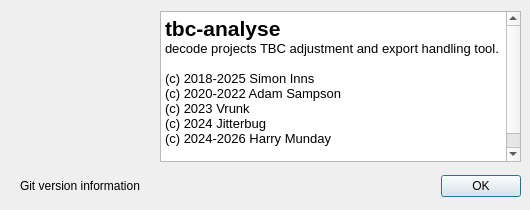
<?xml version="1.0" encoding="UTF-8"?>
<ui version="4.0">
 <class>AboutDialog</class>
 <widget class="QDialog" name="AboutDialog">
  <property name="geometry">
   <rect>
    <x>0</x>
    <y>0</y>
    <width>530</width>
    <height>210</height>
   </rect>
  </property>
  <property name="minimumSize">
   <size>
    <width>530</width>
    <height>210</height>
   </size>
  </property>
  <property name="maximumSize">
   <size>
    <width>530</width>
    <height>210</height>
   </size>
  </property>
  <property name="windowTitle">
   <string>About ld-analyse</string>
  </property>
  <property name="windowIcon">
   <iconset resource="ld-analyse-resources.qrc">
    <normaloff>:/icons/Graphics/16-analyse.png</normaloff>:/icons/Graphics/16-analyse.png</iconset>
  </property>
  <widget class="QDialogButtonBox" name="buttonBox">
   <property name="geometry">
    <rect>
     <x>410</x>
     <y>170</y>
     <width>111</width>
     <height>32</height>
    </rect>
   </property>
   <property name="orientation">
    <enum>Qt::Horizontal</enum>
   </property>
   <property name="standardButtons">
    <set>QDialogButtonBox::Ok</set>
   </property>
  </widget>
  <widget class="QLabel" name="label">
   <property name="geometry">
    <rect>
     <x>10</x>
     <y>10</y>
     <width>141</width>
     <height>141</height>
    </rect>
   </property>
   <property name="text">
    <string/>
   </property>
   <property name="pixmap">
    <pixmap resource="ld-analyse-resources.qrc">:/icons/Graphics/128-analyse.png</pixmap>
   </property>
   <property name="alignment">
    <set>Qt::AlignCenter</set>
   </property>
  </widget>
  <widget class="QTextBrowser" name="textBrowser">
   <property name="geometry">
    <rect>
     <x>160</x>
     <y>11</y>
     <width>361</width>
     <height>151</height>
    </rect>
   </property>
   <property name="html">
    <string>&lt;!DOCTYPE HTML PUBLIC &quot;-//W3C//DTD HTML 4.0//EN&quot; &quot;http://www.w3.org/TR/REC-html40/strict.dtd&quot;&gt;
&lt;html&gt;&lt;head&gt;&lt;meta name=&quot;qrichtext&quot; content=&quot;1&quot; /&gt;&lt;meta charset=&quot;utf-8&quot; /&gt;&lt;style type=&quot;text/css&quot;&gt;
p, li { white-space: pre-wrap; }
&lt;/style&gt;&lt;/head&gt;&lt;body style=&quot; font-family:'Ubuntu'; font-size:11pt; font-weight:400; font-style:normal;&quot;&gt;
&lt;p style=&quot; margin-top:0px; margin-bottom:0px; margin-left:0px; margin-right:0px; -qt-block-indent:0; text-indent:0px;&quot;&gt;&lt;span style=&quot; font-size:16pt; font-weight:600;&quot;&gt;tbc-analyse&lt;/span&gt;&lt;/p&gt;
&lt;p style=&quot; margin-top:0px; margin-bottom:0px; margin-left:0px; margin-right:0px; -qt-block-indent:0; text-indent:0px;&quot;&gt;&lt;span style=&quot; font-size:10pt;&quot;&gt;decode projects TBC adjustment and export handling tool.&lt;/span&gt;&lt;/p&gt;
&lt;p style=&quot;-qt-paragraph-type:empty; margin-top:0px; margin-bottom:0px; margin-left:0px; margin-right:0px; -qt-block-indent:0; text-indent:0px; font-size:10pt;&quot;&gt;&lt;br /&gt;&lt;/p&gt;
&lt;p style=&quot; margin-top:0px; margin-bottom:0px; margin-left:0px; margin-right:0px; -qt-block-indent:0; text-indent:0px;&quot;&gt;&lt;span style=&quot; font-size:10pt;&quot;&gt;(c) 2018-2025 Simon Inns&lt;/span&gt;&lt;/p&gt;
&lt;p style=&quot; margin-top:0px; margin-bottom:0px; margin-left:0px; margin-right:0px; -qt-block-indent:0; text-indent:0px;&quot;&gt;&lt;span style=&quot; font-size:10pt;&quot;&gt;(c) 2020-2022 Adam Sampson&lt;/span&gt;&lt;/p&gt;
&lt;p style=&quot; margin-top:0px; margin-bottom:0px; margin-left:0px; margin-right:0px; -qt-block-indent:0; text-indent:0px;&quot;&gt;&lt;span style=&quot; font-size:10pt;&quot;&gt;(c) 2023 Vrunk&lt;/span&gt;&lt;/p&gt;
&lt;p style=&quot; margin-top:0px; margin-bottom:0px; margin-left:0px; margin-right:0px; -qt-block-indent:0; text-indent:0px;&quot;&gt;&lt;span style=&quot; font-size:10pt;&quot;&gt;(c) 2024 Jitterbug&lt;/span&gt;&lt;/p&gt;
&lt;p style=&quot; margin-top:0px; margin-bottom:0px; margin-left:0px; margin-right:0px; -qt-block-indent:0; text-indent:0px;&quot;&gt;&lt;span style=&quot; font-size:10pt;&quot;&gt;(c) 2024-2026 Harry Munday&lt;/span&gt;&lt;/p&gt;
&lt;p style=&quot;-qt-paragraph-type:empty; margin-top:0px; margin-bottom:0px; margin-left:0px; margin-right:0px; -qt-block-indent:0; text-indent:0px; font-size:10pt;&quot;&gt;&lt;br /&gt;&lt;/p&gt;
&lt;p style=&quot; margin-top:0px; margin-bottom:0px; margin-left:0px; margin-right:0px; -qt-block-indent:0; text-indent:0px;&quot;&gt;&lt;span style=&quot; font-size:10pt;&quot;&gt;Released under the GPLv3 as open-source software&lt;/span&gt;&lt;/p&gt;&lt;/body&gt;&lt;/html&gt;</string>
   </property>
  </widget>
  <widget class="QLabel" name="gitVersionLabel">
   <property name="geometry">
    <rect>
     <x>20</x>
     <y>170</y>
     <width>371</width>
     <height>31</height>
    </rect>
   </property>
   <property name="text">
    <string>Git version information</string>
   </property>
  </widget>
 </widget>
 <resources>
  <include location="ld-analyse-resources.qrc"/>
 </resources>
 <connections>
  <connection>
   <sender>buttonBox</sender>
   <signal>accepted()</signal>
   <receiver>AboutDialog</receiver>
   <slot>accept()</slot>
   <hints>
    <hint type="sourcelabel">
     <x>248</x>
     <y>254</y>
    </hint>
    <hint type="destinationlabel">
     <x>157</x>
     <y>274</y>
    </hint>
   </hints>
  </connection>
  <connection>
   <sender>buttonBox</sender>
   <signal>rejected()</signal>
   <receiver>AboutDialog</receiver>
   <slot>reject()</slot>
   <hints>
    <hint type="sourcelabel">
     <x>316</x>
     <y>260</y>
    </hint>
    <hint type="destinationlabel">
     <x>286</x>
     <y>274</y>
    </hint>
   </hints>
  </connection>
 </connections>
</ui>
